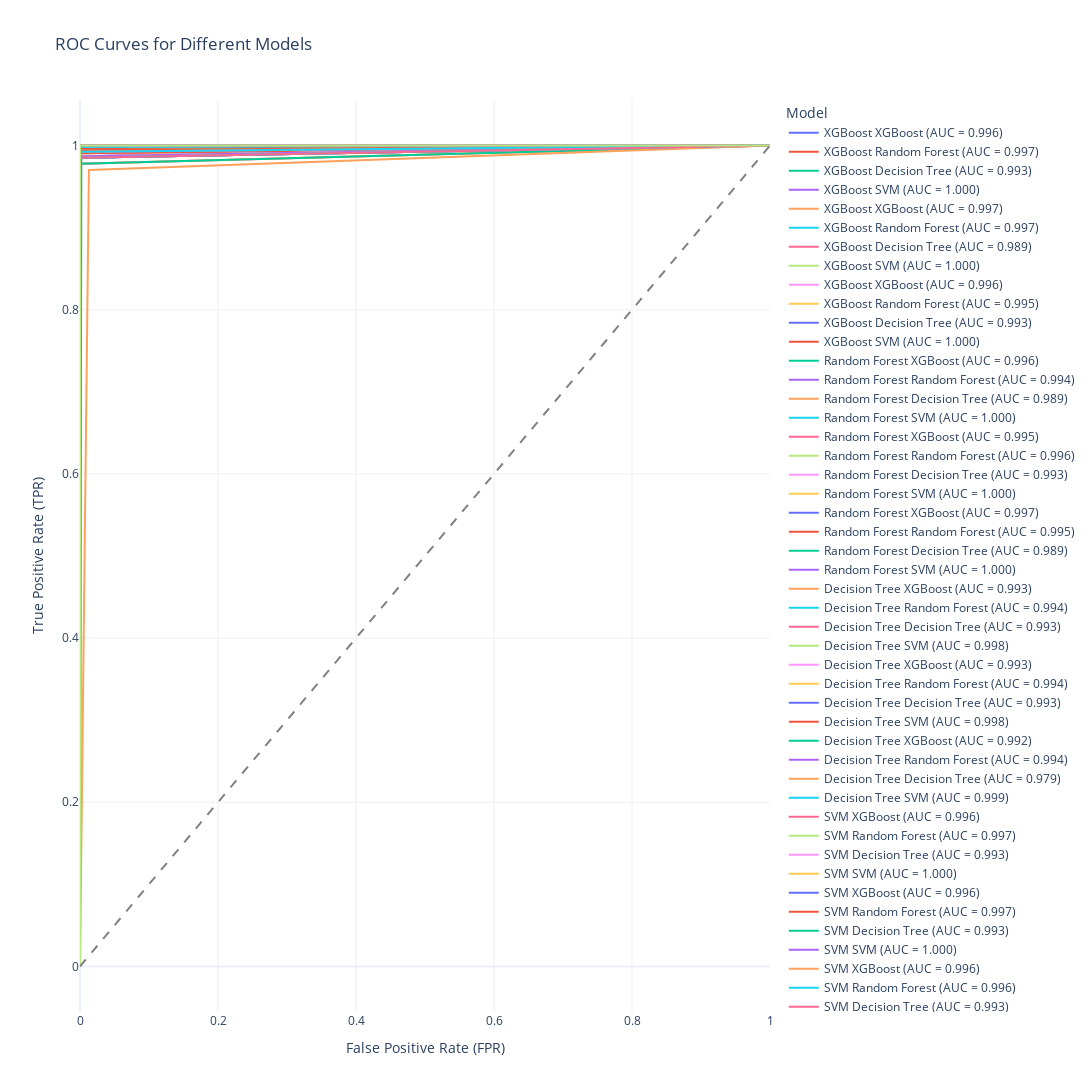

Notebook source saved alongside this figure:
### Code cell
import plotly.graph_objects as go

fig = go.Figure()

for index, row in J.iterrows():
    if row['AUC_train'] > 0.5:
        fig.add_trace(go.Scatter(
            x=row['fpr_train'],
            y=row['tpr_train'],
            mode='lines',
            name=f"{row['selection_model']} {row['train_model']} (AUC = {row['AUC_train']:.3f})"
        ))

# Add the random guess line
fig.add_trace(go.Scatter(
    x=[0, 1],
    y=[0, 1],
    mode='lines',
    line=dict(dash='dash', color='grey'),
    name='Random Guess'
))

# Update layout
fig.update_layout(
    title='ROC Curves for Different Models',
    xaxis_title='False Positive Rate (FPR)',
    yaxis_title='True Positive Rate (TPR)',
    legend_title='Model',
    template='plotly_white',
    width=1600,  # Set the width of the canvas
    height=1200   # Set the height of the canvas
)

fig.show()

### Figure 1 — Plotly figure (JSON) as saved in the notebook; plotly's stock layout.template omitted (floating-point values rounded to 4 significant figures)
{"data": [{"mode": "lines", "name": "XGBoost XGBoost (AUC = 0.996)", "type": "scatter", "x": [0, 0, 1], "y": [0, 0.9926, 1]}, {"mode": "lines", "name": "XGBoost Random Forest (AUC = 0.997)", "type": "scatter", "x": [0, 0, 1], "y": [0, 0.9945, 1]}, {"mode": "lines", "name": "XGBoost Decision Tree (AUC = 0.993)", "type": "scatter", "x": [0, 0, 1], "y": [0, 0.9852, 1]}, {"mode": "lines", "name": "XGBoost SVM (AUC = 1.000)", "type": "scatter", "x": [0, 0, 1], "y": [0, 1, 1]}, {"mode": "lines", "name": "XGBoost XGBoost (AUC = 0.997)", "type": "scatter", "x": [0, 0, 1], "y": [0, 0.9945, 1]}, {"mode": "lines", "name": "XGBoost Random Forest (AUC = 0.997)", "type": "scatter", "x": [0, 0, 1], "y": [0, 0.9945, 1]}, {"mode": "lines", "name": "XGBoost Decision Tree (AUC = 0.989)", "type": "scatter", "x": [0, 0, 1], "y": [0, 0.9778, 1]}, {"mode": "lines", "name": "XGBoost SVM (AUC = 1.000)", "type": "scatter", "x": [0, 0, 1], "y": [0, 1, 1]}, {"mode": "lines", "name": "XGBoost XGBoost (AUC = 0.996)", "type": "scatter", "x": [0, 0, 1], "y": [0, 0.9926, 1]}, {"mode": "lines", "name": "XGBoost Random Forest (AUC = 0.995)", "type": "scatter", "x": [0, 0, 1], "y": [0, 0.9908, 1]}, {"mode": "lines", "name": "XGBoost Decision Tree (AUC = 0.993)", "type": "scatter", "x": [0, 0, 1], "y": [0, 0.9852, 1]}, {"mode": "lines", "name": "XGBoost SVM (AUC = 1.000)", "type": "scatter", "x": [0, 0, 1], "y": [0, 1, 1]}, {"mode": "lines", "name": "Random Forest XGBoost (AUC = 0.996)", "type": "scatter", "x": [0, 0, 1], "y": [0, 0.9926, 1]}, {"mode": "lines", "name": "Random Forest Random Forest (AUC = 0.994)", "type": "scatter", "x": [0, 0, 1], "y": [0, 0.9871, 1]}, {"mode": "lines", "name": "Random Forest Decision Tree (AUC = 0.989)", "type": "scatter", "x": [0, 0, 1], "y": [0, 0.9778, 1]}, {"mode": "lines", "name": "Random Forest SVM (AUC = 1.000)", "type": "scatter", "x": [0, 0, 1], "y": [0, 1, 1]}, {"mode": "lines", "name": "Random Forest XGBoost (AUC = 0.995)", "type": "scatter", "x": [0, 0, 1], "y": [0, 0.9908, 1]}, {"mode": "lines", "name": "Random Forest Random Forest (AUC = 0.996)", "type": "scatter", "x": [0, 0, 1], "y": [0, 0.9926, 1]}, {"mode": "lines", "name": "Random Forest Decision Tree (AUC = 0.993)", "type": "scatter", "x": [0, 0, 1], "y": [0, 0.9852, 1]}, {"mode": "lines", "name": "Random Forest SVM (AUC = 1.000)", "type": "scatter", "x": [0, 0, 1], "y": [0, 1, 1]}, {"mode": "lines", "name": "Random Forest XGBoost (AUC = 0.997)", "type": "scatter", "x": [0, 0, 1], "y": [0, 0.9945, 1]}, {"mode": "lines", "name": "Random Forest Random Forest (AUC = 0.995)", "type": "scatter", "x": [0, 0, 1], "y": [0, 0.9908, 1]}, {"mode": "lines", "name": "Random Forest Decision Tree (AUC = 0.989)", "type": "scatter", "x": [0, 0, 1], "y": [0, 0.9778, 1]}, {"mode": "lines", "name": "Random Forest SVM (AUC = 1.000)", "type": "scatter", "x": [0, 0, 1], "y": [0, 1, 1]}, {"mode": "lines", "name": "Decision Tree XGBoost (AUC = 0.993)", "type": "scatter", "x": [0, 0, 1], "y": [0, 0.9852, 1]}, {"mode": "lines", "name": "Decision Tree Random Forest (AUC = 0.994)", "type": "scatter", "x": [0, 0, 1], "y": [0, 0.9871, 1]}, {"mode": "lines", "name": "Decision Tree Decision Tree (AUC = 0.993)", "type": "scatter", "x": [0, 0, 1], "y": [0, 0.9852, 1]}, {"mode": "lines", "name": "Decision Tree SVM (AUC = 0.998)", "type": "scatter", "x": [0, 0, 1], "y": [0, 0.9963, 1]}, {"mode": "lines", "name": "Decision Tree XGBoost (AUC = 0.993)", "type": "scatter", "x": [0, 0.001845, 1], "y": [0, 0.9871, 1]}, {"mode": "lines", "name": "Decision Tree Random Forest (AUC = 0.994)", "type": "scatter", "x": [0, 0, 1], "y": [0, 0.9871, 1]}, {"mode": "lines", "name": "Decision Tree Decision Tree (AUC = 0.993)", "type": "scatter", "x": [0, 0, 1], "y": [0, 0.9852, 1]}, {"mode": "lines", "name": "Decision Tree SVM (AUC = 0.998)", "type": "scatter", "x": [0, 0, 1], "y": [0, 0.9963, 1]}, {"mode": "lines", "name": "Decision Tree XGBoost (AUC = 0.992)", "type": "scatter", "x": [0, 0.001845, 1], "y": [0, 0.9852, 1]}, {"mode": "lines", "name": "Decision Tree Random Forest (AUC = 0.994)", "type": "scatter", "x": [0, 0, 1], "y": [0, 0.9871, 1]}, {"mode": "lines", "name": "Decision Tree Decision Tree (AUC = 0.979)", "type": "scatter", "x": [0, 0.01292, 1], "y": [0, 0.9704, 1]}, {"mode": "lines", "name": "Decision Tree SVM (AUC = 0.999)", "type": "scatter", "x": [0, 0, 1], "y": [0, 0.9982, 1]}, {"mode": "lines", "name": "SVM XGBoost (AUC = 0.996)", "type": "scatter", "x": [0, 0, 1], "y": [0, 0.9926, 1]}, {"mode": "lines", "name": "SVM Random Forest (AUC = 0.997)", "type": "scatter", "x": [0, 0, 1], "y": [0, 0.9945, 1]}, {"mode": "lines", "name": "SVM Decision Tree (AUC = 0.993)", "type": "scatter", "x": [0, 0, 1], "y": [0, 0.9852, 1]}, {"mode": "lines", "name": "SVM SVM (AUC = 1.000)", "type": "scatter", "x": [0, 0, 1], "y": [0, 1, 1]}, {"mode": "lines", "name": "SVM XGBoost (AUC = 0.996)", "type": "scatter", "x": [0, 0, 1], "y": [0, 0.9926, 1]}, {"mode": "lines", "name": "SVM Random Forest (AUC = 0.997)", "type": "scatter", "x": [0, 0, 1], "y": [0, 0.9945, 1]}, {"mode": "lines", "name": "SVM Decision Tree (AUC = 0.993)", "type": "scatter", "x": [0, 0, 1], "y": [0, 0.9852, 1]}, {"mode": "lines", "name": "SVM SVM (AUC = 1.000)", "type": "scatter", "x": [0, 0, 1], "y": [0, 1, 1]}, {"mode": "lines", "name": "SVM XGBoost (AUC = 0.996)", "type": "scatter", "x": [0, 0, 1], "y": [0, 0.9926, 1]}, {"mode": "lines", "name": "SVM Random Forest (AUC = 0.996)", "type": "scatter", "x": [0, 0, 1], "y": [0, 0.9926, 1]}, {"mode": "lines", "name": "SVM Decision Tree (AUC = 0.993)", "type": "scatter", "x": [0, 0, 1], "y": [0, 0.9852, 1]}, {"mode": "lines", "name": "SVM SVM (AUC = 1.000)", "type": "scatter", "x": [0, 0, 1], "y": [0, 1, 1]}, {"line": {"color": "grey", "dash": "dash"}, "mode": "lines", "name": "Random Guess", "type": "scatter", "x": [0, 1], "y": [0, 1]}], "layout": {"height": 1200, "legend": {"title": {"text": "Model"}}, "title": {"text": "ROC Curves for Different Models"}, "width": 1600, "xaxis": {"title": {"text": "False Positive Rate (FPR)"}}, "yaxis": {"title": {"text": "True Positive Rate (TPR)"}}}}
